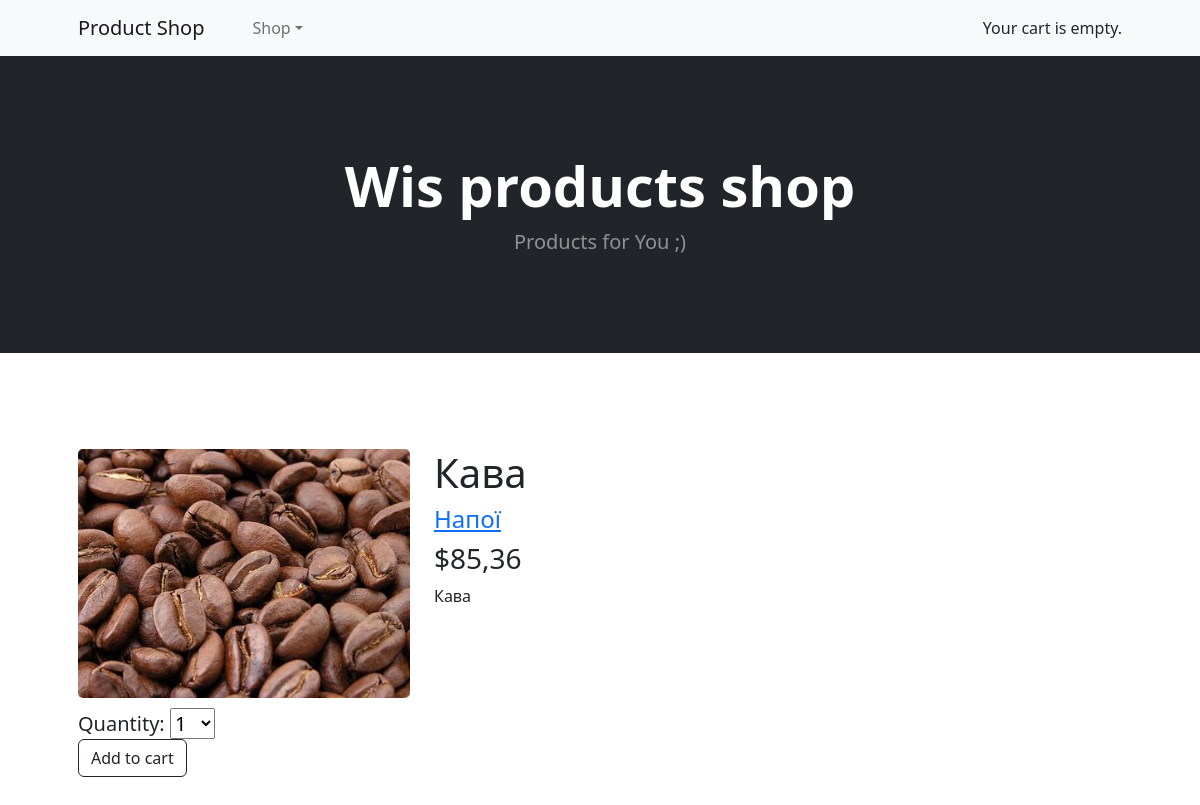
Before: /2/kava/ with the older database file.
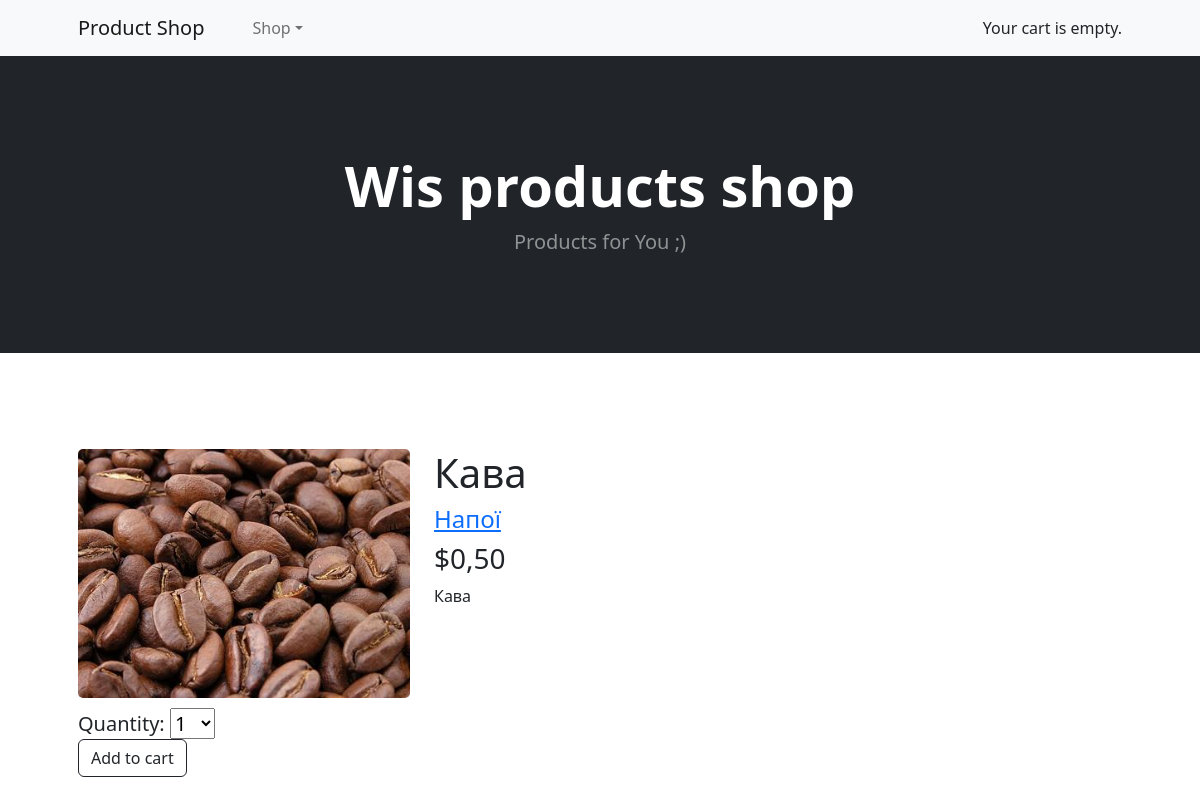
After: the same page with the newer database file.
### shop/models.py (models this page shows, shortened)
class Product(models.Model):
    category = models.ForeignKey(Category, related_name='products', on_delete=models.CASCADE)
    name = models.CharField(max_length=100)
    slug = models.SlugField(max_length=100)
    image = models.ImageField(upload_to='products/%Y/%m/%d', blank=True)
    description = models.TextField(blank=True)
    price = models.DecimalField(max_digits=10, decimal_places=2)
    stock = models.PositiveIntegerField()
    available = models.BooleanField(default=True)
    created = models.DateTimeField(auto_now_add=True)
    updated = models.DateTimeField(auto_now=True)
    class Meta:
        ordering = ('name',)
        verbose_name = 'Товар'
        verbose_name_plural = 'Товари'

class Category(models.Model):
    name = models.CharField(max_length=200, verbose_name='Назва')
    slug = models.SlugField(max_length=200, verbose_name='URL')
    class Meta:
        ordering = ('name',)
        verbose_name = 'Категорія'
        verbose_name_plural = 'Категорії'
    def __str__(self):
        return self.name
    def get_absolute_url(self):
        return reverse('shop:product_list_by_category', args=[self.slug])

### shop/views.py (the view)
# urls.py: path('<int:id>/<slug:slug>/', views.product_detail, name='product_detail')
def product_detail(request, id, slug):
    product = get_object_or_404(Product,
                                id=id,
                                slug=slug,
                                available=True)
    cart_product_form = CartAddProductForm()
    return render(request, 'shop/product/detail.html', {'product': product,
                                                        'cart_product_form': cart_product_form})

### cart/forms.py
class CartAddProductForm(forms.Form):
    quantity = forms.TypedChoiceField(choices=PRODUCT_QUANTITY_CHOICES, coerce=int)
    update = forms.BooleanField(required=False, initial=False, widget=forms.HiddenInput)

### cart/cart.py (called while the page is built)
    def __len__(self):
        return sum(item['quantity'] for item in self.cart.values())

### cart/context_processors.py (called while the page is built)
def cart(request):
    return {'cart': Cart(request)}

### shop/templates/shop/product/detail.html (shortened to what this page needs)
{% extends "shop/base.html" %}
{% load static %}
{% block content %}
    <div class="row" style="width: 100%;">
        <div class="col-md-4">
            <img class="item-img" src="{% if product.image %}{{ product.image.url }}{% else %}{% static 'img/no_image.png' %}{% endif %}">
        </div>
         <div class="col-md-8">
            <h1>{{ product.name }}</h1>
            <h4><a href="{{ product.category.get_absolute_url }}">{{ product.category }}</a></h4>
            <h3 class="price">${{ product.price }}</h3>
            {{ product.description|linebreaks }}
         </div>
        <br>
        <form action="{% url 'cart:cart_add' product.id %}" method="post" style="margin-top: 10px;">
            <h5>{{ cart_product_form }}
            <input class="btn btn-outline-dark mt-auto" type="submit" value="Add to cart"></h5>
        </form>
    </div>
{% endblock %}

Changed rows visible on the page:
changed Product "Кава": price "85,36" → "0,50"
